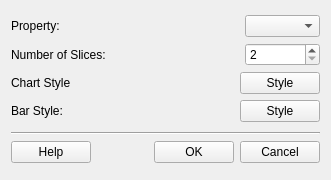
<?xml version="1.0" encoding="UTF-8"?>
<ui version="4.0">
 <class>histogramWidget</class>
 <widget class="QWidget" name="histogramWidget">
  <property name="windowModality">
   <enum>Qt::NonModal</enum>
  </property>
  <property name="geometry">
   <rect>
    <x>0</x>
    <y>0</y>
    <width>331</width>
    <height>180</height>
   </rect>
  </property>
  <property name="sizePolicy">
   <sizepolicy hsizetype="Fixed" vsizetype="Fixed">
    <horstretch>0</horstretch>
    <verstretch>0</verstretch>
   </sizepolicy>
  </property>
  <property name="minimumSize">
   <size>
    <width>331</width>
    <height>180</height>
   </size>
  </property>
  <property name="maximumSize">
   <size>
    <width>331</width>
    <height>180</height>
   </size>
  </property>
  <property name="windowTitle">
   <string>Histogram</string>
  </property>
  <layout class="QGridLayout" name="gridLayout">
   <item row="0" column="0">
    <layout class="QVBoxLayout" name="verticalLayout">
     <item>
      <layout class="QHBoxLayout" name="horizontalLayout_3">
       <item>
        <widget class="QLabel" name="propertyLabel">
         <property name="text">
          <string>Property:</string>
         </property>
        </widget>
       </item>
       <item>
        <spacer name="horizontalSpacer_2">
         <property name="orientation">
          <enum>Qt::Horizontal</enum>
         </property>
         <property name="sizeHint" stdset="0">
          <size>
           <width>40</width>
           <height>20</height>
          </size>
         </property>
        </spacer>
       </item>
       <item>
        <widget class="QComboBox" name="PropertyComboBox">
         <property name="sizePolicy">
          <sizepolicy hsizetype="Preferred" vsizetype="Fixed">
           <horstretch>0</horstretch>
           <verstretch>0</verstretch>
          </sizepolicy>
         </property>
         <property name="minimumSize">
          <size>
           <width>75</width>
           <height>20</height>
          </size>
         </property>
        </widget>
       </item>
      </layout>
     </item>
     <item>
      <layout class="QHBoxLayout" name="horizontalLayout_5">
       <item>
        <widget class="QLabel" name="slicesLabel">
         <property name="text">
          <string>Number of Slices:</string>
         </property>
        </widget>
       </item>
       <item>
        <spacer name="horizontalSpacer_3">
         <property name="orientation">
          <enum>Qt::Horizontal</enum>
         </property>
         <property name="sizeHint" stdset="0">
          <size>
           <width>40</width>
           <height>20</height>
          </size>
         </property>
        </spacer>
       </item>
       <item>
        <widget class="QSpinBox" name="slicesSpinBox">
         <property name="minimumSize">
          <size>
           <width>75</width>
           <height>20</height>
          </size>
         </property>
         <property name="minimum">
          <number>2</number>
         </property>
        </widget>
       </item>
      </layout>
     </item>
     <item>
      <layout class="QHBoxLayout" name="horizontalLayout_2">
       <item>
        <widget class="QLabel" name="styleLabel">
         <property name="text">
          <string>Chart Style</string>
         </property>
        </widget>
       </item>
       <item>
        <spacer name="horizontalSpacer_4">
         <property name="orientation">
          <enum>Qt::Horizontal</enum>
         </property>
         <property name="sizeHint" stdset="0">
          <size>
           <width>40</width>
           <height>20</height>
          </size>
         </property>
        </spacer>
       </item>
       <item>
        <widget class="QPushButton" name="stylePushButton">
         <property name="text">
          <string>Style</string>
         </property>
        </widget>
       </item>
      </layout>
     </item>
     <item>
      <layout class="QHBoxLayout" name="horizontalLayout_4">
       <item>
        <widget class="QLabel" name="barStyleLabel">
         <property name="text">
          <string>Bar Style:</string>
         </property>
        </widget>
       </item>
       <item>
        <spacer name="horizontalSpacer_8">
         <property name="orientation">
          <enum>Qt::Horizontal</enum>
         </property>
         <property name="sizeHint" stdset="0">
          <size>
           <width>40</width>
           <height>20</height>
          </size>
         </property>
        </spacer>
       </item>
       <item>
        <widget class="QPushButton" name="barStylePushButton">
         <property name="minimumSize">
          <size>
           <width>75</width>
           <height>20</height>
          </size>
         </property>
         <property name="text">
          <string>Style</string>
         </property>
        </widget>
       </item>
      </layout>
     </item>
    </layout>
   </item>
   <item row="1" column="0">
    <layout class="QVBoxLayout" name="verticalLayout_2">
     <item>
      <widget class="Line" name="line">
       <property name="sizePolicy">
        <sizepolicy hsizetype="Expanding" vsizetype="Fixed">
         <horstretch>0</horstretch>
         <verstretch>0</verstretch>
        </sizepolicy>
       </property>
       <property name="orientation">
        <enum>Qt::Horizontal</enum>
       </property>
      </widget>
     </item>
     <item>
      <layout class="QHBoxLayout" name="horizontalLayout">
       <item>
        <widget class="QPushButton" name="helpPushButton">
         <property name="text">
          <string>Help</string>
         </property>
        </widget>
       </item>
       <item>
        <spacer name="horizontalSpacer">
         <property name="orientation">
          <enum>Qt::Horizontal</enum>
         </property>
         <property name="sizeHint" stdset="0">
          <size>
           <width>68</width>
           <height>20</height>
          </size>
         </property>
        </spacer>
       </item>
       <item>
        <widget class="QPushButton" name="okPushButton">
         <property name="text">
          <string>OK</string>
         </property>
        </widget>
       </item>
       <item>
        <widget class="QPushButton" name="cancelPushButton">
         <property name="text">
          <string>Cancel</string>
         </property>
        </widget>
       </item>
      </layout>
     </item>
    </layout>
   </item>
  </layout>
 </widget>
 <resources/>
 <connections/>
</ui>
